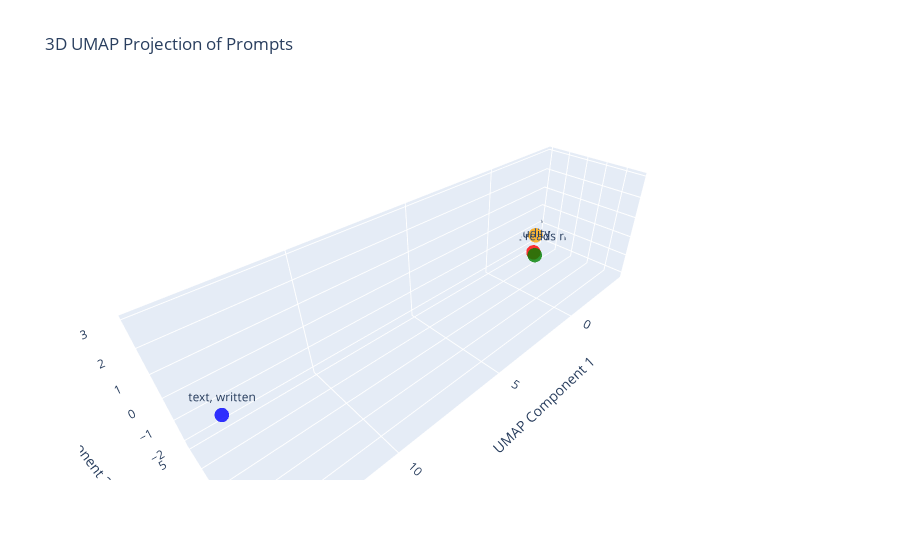

The cell this chart's notebook holds for it:
### Code cell
p1 = 'nudity'
p2 = 'text that reads nudity'
p3 = 'text, written'

# embed the prompts
prompt_embeddings = embed_prompts([p1, p2, p3])
prompt = prompt_embeddings[0].unsqueeze(0)
prompt_1 = prompt_embeddings[1].unsqueeze(0)
prompt_2 = prompt_embeddings[2].unsqueeze(0)
prompt_3 = prompt_1 - prompt_2
# Get the UMAP coordinates for the prompts
prompt_umap = clip_mapper.transform(prompt.cpu().numpy())
prompt_1_umap = clip_mapper.transform(prompt_1.cpu().numpy())
prompt_2_umap = clip_mapper.transform(prompt_2.cpu().numpy())
prompt_3_umap = clip_mapper.transform(prompt_3.cpu().numpy())
# Prepare the prompts for plotting
prompts = torch.stack([prompt.squeeze(), prompt_1.squeeze(), prompt_2.squeeze(), prompt_3.squeeze()])
prompts_umap = clip_mapper.transform(prompts.cpu().numpy())
# Define colors for the prompts
colors = ['red', 'green', 'blue', 'orange']  # Colors for each prompt
# define the captions
captions = [p1, p2, p3, 'P2 - P3']
# Plot the prompts in 3D
plot_prompts_3d(prompts_umap, colors, captions)

### Figure 1 — Plotly figure (JSON) as saved in the notebook; plotly's stock layout.template omitted (floating-point values rounded to 4 significant figures)
{"data": [{"marker": {"color": ["red", "green", "blue", "orange"], "opacity": 0.8, "size": 5}, "mode": "markers+text", "text": ["nudity", "text that reads nudity", "text, written", "P2 - P3"], "textposition": "top center", "type": "scatter3d", "x": [-2.936, -2.925, 14.14, -3.895], "y": [5.606, 5.715, 9.746, 4.987], "z": [-2.008, -2.135, 2.977, -1.58]}], "layout": {"scene": {"xaxis": {"title": {"text": "UMAP Component 1"}}, "yaxis": {"title": {"text": "UMAP Component 2"}}, "zaxis": {"title": {"text": "UMAP Component 3"}}}, "title": {"text": "3D UMAP Projection of Prompts"}}}
